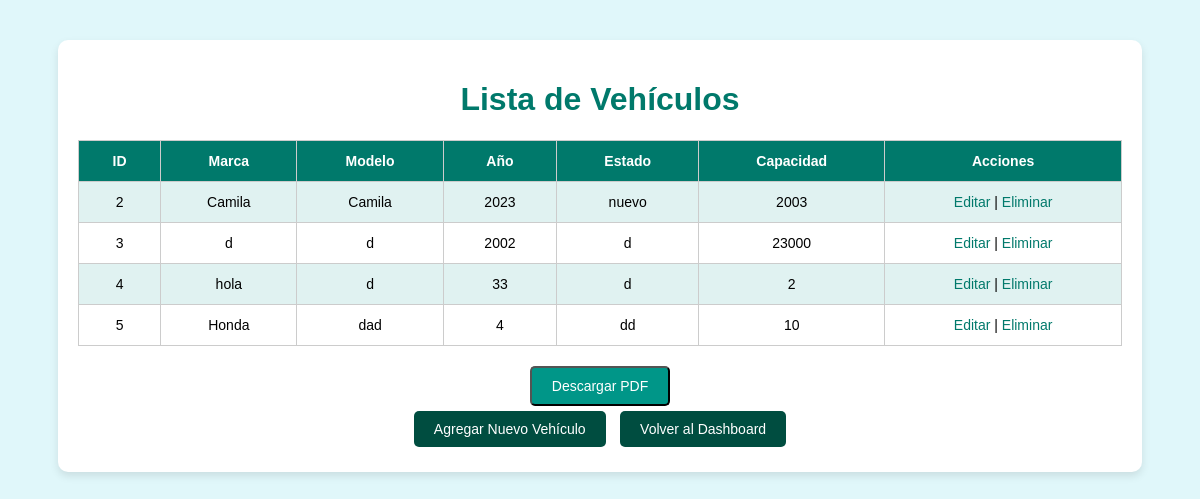
The page /lista_vehiculos.php (signed in) on the database its author committed.
### tables this page shows
CREATE TABLE `vehiculos` (
  `id_vehiculo` int(11) NOT NULL,
  `marca` varchar(50) DEFAULT NULL,
  `modelo` varchar(50) DEFAULT NULL,
  `ano` int(11) DEFAULT NULL,
  `estado` varchar(50) DEFAULT NULL,
  `capacidad` int(11) DEFAULT NULL
);

### lista_vehiculos.php (the view, shortened to what this page needs)
<?php
include 'db.php';
$sql = "SELECT * FROM vehiculos";
$result = $conn->query($sql);
?>
<!DOCTYPE html>
<html lang="es">
<head>
</head>
<body>
    <div class="container">
        <h1>Lista de Vehículos</h1>
        <table>
            <tr>
                <th>ID</th>
                <th>Marca</th>
                <th>Modelo</th>
                <th>Año</th>
                <th>Estado</th>
                <th>Capacidad</th>
                <th>Acciones</th>
            </tr>
            <?php while($row = $result->fetch_assoc()): ?>
            <tr>
                <td><?php echo $row['id_vehiculo']; ?></td>
                <td><?php echo $row['marca']; ?></td>
                <td><?php echo $row['modelo']; ?></td>
                <td><?php echo $row['ano']; ?></td>
                <td><?php echo $row['estado']; ?></td>
                <td><?php echo $row['capacidad']; ?></td>
                <td>
                    <a href="editar_vehiculo.php?id=<?php echo $row['id_vehiculo']; ?>">Editar</a> |
                    <a href="eliminar_vehiculo.php?id=<?php echo $row['id_vehiculo']; ?>" onclick="return confirm('¿Estás seguro de que deseas eliminar este vehículo?');">Eliminar</a>
                </td>
            </tr>
            <?php endwhile; ?>
        </table>
        <div class="button-container">
            <form method="POST" action="">
                <button type="submit" name="download_pdf" class="download-button">Descargar PDF</button>
            </form>
            <a href="registrar_vehiculo.php" class="dashboard-button">Agregar Nuevo Vehículo</a>
            <a href="dashboard.php" class="dashboard-button">Volver al Dashboard</a>
        </div>
    </div>
</body>
</html>

### lista_vehiculos.php (style rules this page uses)
body { font-family: 'Arial', sans-serif; background-color: #e0f7fa; margin: 0; padding: 20px; }
h1 { text-align: center; color: #00796b; }
.container { width: 90%; margin: 20px auto; padding: 20px; background-color: white; box-shadow: 0 4px 8px rgba(0, 0, 0, 0.1); border-radius: 10px; }
table { width: 100%; border-collapse: collapse; margin-bottom: 20px; }
th, td { padding: 12px 15px; border: 1px solid #ccc; text-align: center; font-size: 14px; }
th { background-color: #00796b; color: white; }
td { background-color: #ffffff; }
tr:nth-child(even) td { background-color: #e0f2f1; }
a { color: #00796b; text-decoration: none; }
.button-container { text-align: center; margin-top: 20px; }
.dashboard-button { display: inline-block; padding: 10px 20px; background-color: #004d40; color: white; text-decoration: none; border-radius: 5px; font-size: 14px; margin: 5px; transition: 0.3s; }
.download-button { background-color: #009688; color: white; padding: 10px 20px; border-radius: 5px; text-decoration: none; font-size: 14px; display: inline-block; transition: 0.3s; }

### rows shown on the page
vehiculos: id_vehiculo "2", marca "Camila", modelo "Camila", ano "2023", estado "nuevo", capacidad "2003"
vehiculos: id_vehiculo "3", marca "d", modelo "d", ano "2002", estado "d", capacidad "23000"
vehiculos: id_vehiculo "4", marca "hola", modelo "d", ano "33", estado "d", capacidad "2"
vehiculos: id_vehiculo "5", marca "Honda", modelo "dad", ano "4", estado "dd", capacidad "10"
